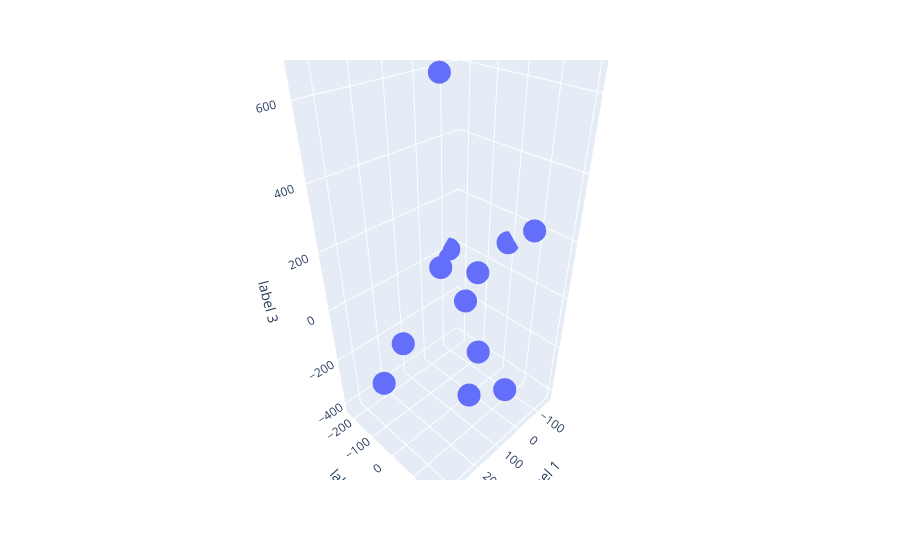

Notebook source saved alongside this figure:
### Markdown cell above
### 4.2) Via Plotly Express (in progress)

### Code cell
import plotly.express as px

fig = px.scatter_3d(
    projected_p_embd, x=0, y=1, z=2,
    labels={'0': 'label 1', '1': 'label 2', '2': 'label 3'}
)
fig.show()

### Figure 1 — Plotly figure (JSON) as saved in the notebook; plotly's stock layout.template omitted (floating-point values rounded to 4 significant figures)
{"data": [{"hovertemplate": "label 1=%{x}<br>label 2=%{y}<br>label 3=%{z}<extra></extra>", "legendgroup": "", "marker": {"color": "#636efa", "symbol": "circle"}, "mode": "markers", "name": "", "scene": "scene", "showlegend": false, "type": "scatter3d", "x": [-72.03, 130.3, -116.9, 168.5, 341.4, -115.0, 21.12, 60.8, -159.2, 121.4, -37.0, 236.2], "y": [90.09, -6.464, 109.8, -149.2, -26.43, -226.7, -124.7, 62.35, -11.05, 128.3, -71.34, 201.7], "z": [-411.5, 660.9, 215.6, -193.9, -147.8, 2.086, 43.88, 138.8, 104.3, -70.96, -90.67, -96.66]}], "layout": {"legend": {"tracegroupgap": 0}, "margin": {"t": 60}, "scene": {"domain": {"x": [0, 1], "y": [0, 1]}, "xaxis": {"title": {"text": "label 1"}}, "yaxis": {"title": {"text": "label 2"}}, "zaxis": {"title": {"text": "label 3"}}}}}
